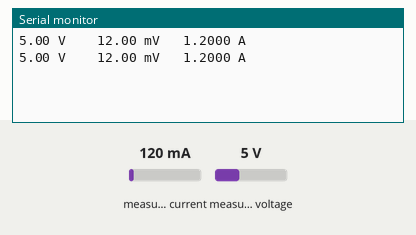
A sketch run on a simulated Arduino Uno, built with avr-gcc and run on an emulated ATmega328P. Shown: the last lines printed to the serial monitor. Inputs (shaded band) come from the test bench; at power-on: measured current 120 mA, measured voltage 5 V.

Above: at 1.2 s.
1.3 s: measured current set to 40 mA
At 2.6 s:
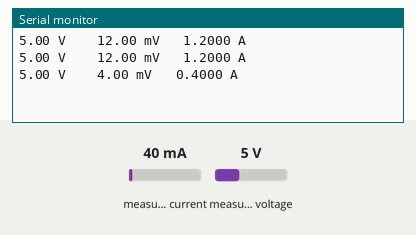
2.8 s: measured voltage set to 0.3 V
At 3.5 s:
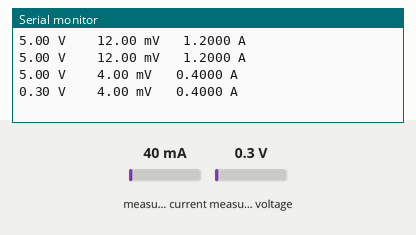
4.3 s: measured current set to 500 mA
At 5.4 s:
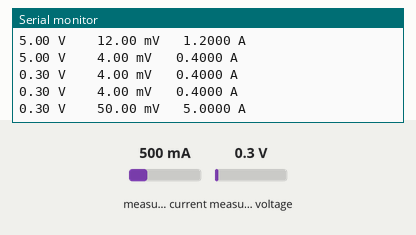
Timing chart, 0 to 7.3 s (numbered marks = the images above; inputs shaded):
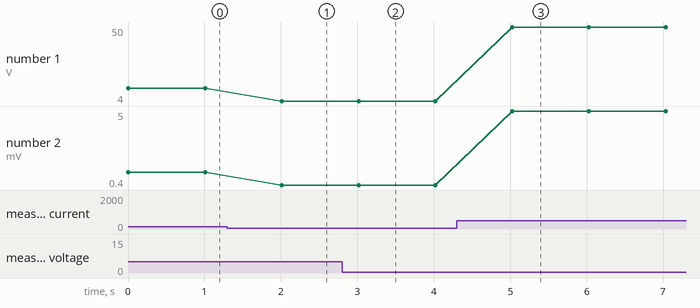

Measured:
- after the input at 1.3 s, the serial monitor: prints a new line after 0.71 s (image 1)
- after the input at 2.8 s, the serial monitor: prints a new line after 0.22 s (image 2)
- after the input at 4.3 s, the serial monitor: prints a new line after 0.73 s (image 3)
- plotted number 1: 12 → 4 after the input at 1.3 s, 4 → 50 after the input at 4.3 s
- plotted number 2: 1.2 → 0.4 after the input at 1.3 s

The sketch:

INA226.ino
```cpp
//INA226库: https://github.com/RobTillaart/INA226
// 测量电压范围：0~36V
// INA226最大采集稳定分流电压：81.92mV
// 测量电流范围取决于分压电阻的阻值和最大分压电压。一般来说，分压电阻越小，测量电流范围越大。例如，使用0.1R的分压电阻时，最大测量电流为817.2mA
// 默认分流电阻5mΩ，可采集的最大电流：81.92mV/10mΩ = 8.192A
// 芯片工作电压：2.7V~5.5V
// 默认IIC地址：0x40
//
#include "INA226.h"
#include "Wire.h"

INA226 INA(0x40);                             //I2C地址


//电压电流采样
void VA(){
  float V = INA.getBusVoltage();              //VBUS电压V
  float mA = INA.getCurrent_mA();             //采样电阻电流mA
  float mW = INA.getPower_mW();               //功率
  float mV = INA.getShuntVoltage_mV();        //采样电阻分压
  Serial.print( V);  Serial.print(" V  \t");
  Serial.print(mA);  Serial.print(" mA \t");
  Serial.print(mW);  Serial.print(" mW \t");
  Serial.print(mV);  Serial.print(" mV \t");
  Serial.println();
}

//电压电流采样2
void VA2(){
  float V = INA.getBusVoltage();              //VBUS电压V
  float mV = INA.getShuntVoltage_mV();        //采样电阻分压
  float A = mV/10;                             //采样电阻分压/采样电阻值 = 电流
  Serial.print( V);  Serial.print(" V  \t");
  Serial.print(mV);  Serial.print(" mV \t");
  Serial.print( A, 4);  Serial.print(" A  \t");
  Serial.println();
}


void setup(){
  Serial.begin(115200);
  Wire.begin();
  INA.setMaxCurrentShunt(8, 0.01);  //最大电流A,分流电阻值R
}

void loop(){
  //VA();
  VA2();

  delay(1000);
}
```
